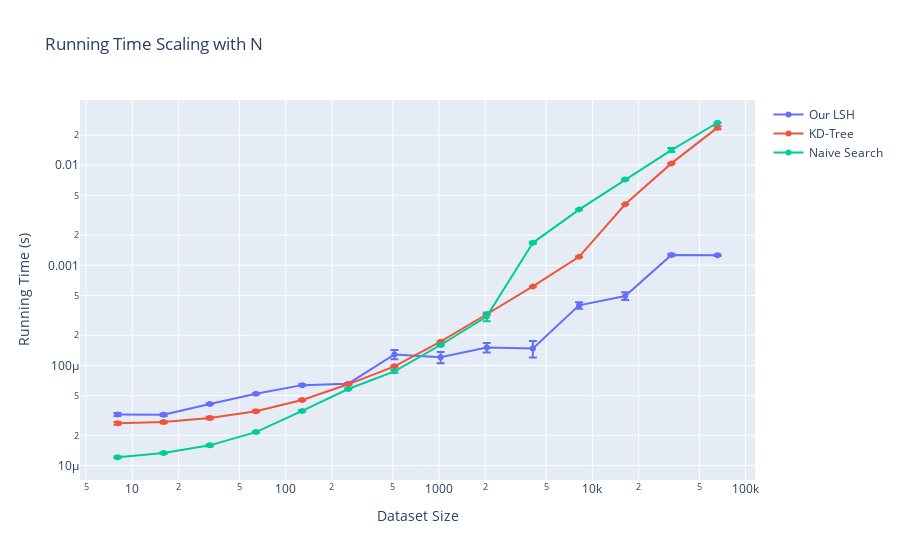

Source (notebook cell):
### Code cell
fig = go.Figure()

for name in ["Our LSH", "KD-Tree", "Naive Search"]:
    data = np.array(plot[name])
    fig.add_trace(
        go.Scatter(
            x= plot["x"], 
            y= data[:, 0],
            error_y= dict(
                type='data',
                array=data[:, 1],
                visible=True),
            name=name,
        )
    )

fig.update_xaxes(title_text="Dataset Size", type="log")
fig.update_yaxes(title_text="Running Time (s)", type="log")
fig.update_layout(title="Running Time Scaling with N")
fig.write_image("figures/runtime_vs_n.png", width=1200, height=350)
fig.show()

### Figure 1 — Plotly figure (JSON) as saved in the notebook; plotly's stock layout.template omitted (floating-point values rounded to 4 significant figures)
{"data": [{"error_y": {"array": [1.112e-06, 9.348e-07, 7.677e-07, 7.76e-07, 1.166e-06, 8.691e-07, 1.342e-05, 1.547e-05, 1.631e-05, 2.801e-05, 3.045e-05, 4.345e-05, 3.139e-05, 2.404e-05], "type": "data", "visible": true}, "name": "Our LSH", "type": "scatter", "x": [8, 16, 32, 64, 128, 256, 512, 1024, 2048, 4096, 8192, 16384, 32768, 65536], "y": [3.234e-05, 3.222e-05, 4.121e-05, 5.205e-05, 6.358e-05, 6.575e-05, 0.0001288, 0.0001206, 0.0001509, 0.000148, 0.0003985, 0.0004944, 0.001271, 0.001261]}, {"error_y": {"array": [8.084e-07, 7.004e-07, 8.271e-07, 8.094e-07, 8.865e-07, 1.107e-06, 1.951e-06, 2.126e-06, 2.269e-06, 3.855e-06, 7.703e-06, 2.116e-05, 0.0001229, 0.0008208], "type": "data", "visible": true}, "name": "KD-Tree", "type": "scatter", "x": [8, 16, 32, 64, 128, 256, 512, 1024, 2048, 4096, 8192, 16384, 32768, 65536], "y": [2.639e-05, 2.717e-05, 2.992e-05, 3.48e-05, 4.525e-05, 6.479e-05, 9.791e-05, 0.0001727, 0.0003245, 0.0006158, 0.001216, 0.004068, 0.01043, 0.02373]}, {"error_y": {"array": [2.759e-07, 2.521e-07, 4.42e-07, 4.157e-07, 7.377e-07, 1.102e-06, 2.918e-06, 3.67e-06, 3.119e-05, 3.723e-05, 1.757e-05, 0.0001435, 0.0006565, 0.0001226], "type": "data", "visible": true}, "name": "Naive Search", "type": "scatter", "x": [8, 16, 32, 64, 128, 256, 512, 1024, 2048, 4096, 8192, 16384, 32768, 65536], "y": [1.211e-05, 1.334e-05, 1.592e-05, 2.159e-05, 3.518e-05, 5.82e-05, 8.733e-05, 0.00016, 0.0003077, 0.001678, 0.003606, 0.007216, 0.01418, 0.02656]}], "layout": {"autosize": true, "title": {"text": "Running Time Scaling with N"}, "xaxis": {"autorange": true, "range": [0.662, 5.058], "title": {"text": "Dataset Size"}, "type": "log"}, "yaxis": {"autorange": true, "range": [-5.193, -1.3], "title": {"text": "Running Time (s)"}, "type": "log"}}}
